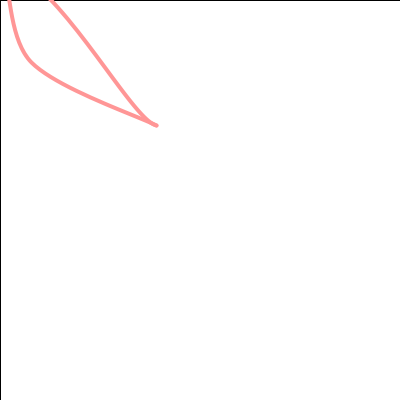
Frame 1 (no input)
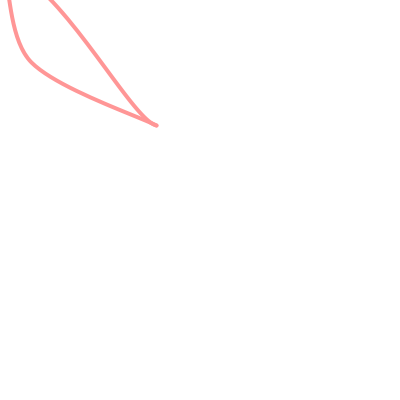
Frame 60 (the mouse pressed at the canvas centre just before this capture)
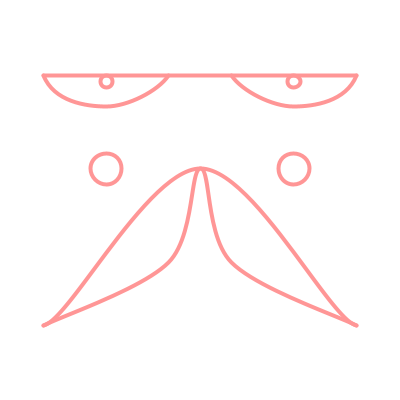
Frame 120 (the mouse held since frame 60 and released just before this capture)

The Processing sketch that drew these frames (run headless with seeded random() and noise(); from frame 60 on, the mouse is pressed at the canvas centre):

// Processing sketch: processing_87327
// ── processing_87327.pde

float x, y, wd, ht;

void setup() {
  size(400, 400);
  background(255);
  smooth();
  x = 200;
  y = 200;
  wd = 250;
  ht = 250;
}

void draw() {
  fill(255);
  rect(0, 0, width, height);
  figure(mouseX, mouseY, wd, ht);
}

void keyPressed() {
  if (key == 'a') {
    wd = wd + (wd / 2);
  }
  if (key == 's') {
    wd = wd - (wd / 2);
  }
  if (key == 'z') {
    ht = ht + (ht / 2);
  }
  if (key == 'x') {
    ht = ht - (ht / 2);
  }
}

void figure (float fx, float fy, float fwd, float fht) {
  
  strokeWeight(4);
  stroke(255, 150, 150);
  noFill();
    
    // Left Lens
    beginShape();
    curveVertex(fx - (fwd * .125), fy - (fht * .75));
    
    curveVertex(fx - (fwd * .125), fy - (fht * .5));
    curveVertex(fx - (fwd * .375), fy - (fht * .375));
    curveVertex(fx - (fwd * .625), fy - (fht * .5));
    
    curveVertex(fx - (fwd * .625), fy - fht);
    endShape();
     
    // Right Lens
    beginShape();
    curveVertex(fx + (fwd * .125), fy - (fht * .75));
    
    curveVertex(fx + (fwd * .125), fy - (fht * .5));
    curveVertex(fx + (fwd * .375), fy - (fht * .375));
    curveVertex(fx + (fwd * .625), fy - (fht * .5));
    
    curveVertex(fx + (fwd * .625), fy - fht);
    endShape();
      
    // Glasses Top
    beginShape();
    curveVertex(fx - (fwd * .625), fy - (fht * .5));
    
    curveVertex(fx - (fwd * .625), fy - (fht * .5));
    curveVertex(fx + (fwd * .625), fy - (fht * .5));
    
    curveVertex(fx + (fwd * .625), fy - (fht * .5));
    endShape();
      
  // Glasses End
    
  // Moustache
   
    // Top Curve
    beginShape();
    curveVertex(fx - (fwd * .625), fy);
    
    curveVertex(fx - (fwd * .625), fy + (fht * .5));
    curveVertex(fx, fy - (fht * .125));
    curveVertex(fx + (fwd * .625), fy + (fht * .5));
    
    curveVertex(fx + (fwd * .625), fy);
    endShape(); 
  
    // Bottom Curve
    beginShape();
    curveVertex(fx - (fwd * .625), fy + (fht * .5));
    
    curveVertex(fx - (fwd * .625), fy + (fht * .5));
    curveVertex(fx - (fwd * .125), fy + (fht * .25));
    curveVertex(fx, fy - (fht * .125));
    curveVertex(fx + (fwd * .125), fy + (fht * .25));
    curveVertex(fx + (fwd * .625), fy + (fht * .5));
    
    curveVertex(fx + (fwd * .625), fy + (fht * .5));
    endShape(); 
    
  // Cheeks
  ellipse(fx - (fwd * .375), fy - (fht * .125), fwd * .125, fht * .125);
  ellipse(fx + (fwd * .375), fy - (fht * .125), fwd * .125, fht * .125);
  
  // Eyes
  ellipse(fx - (fwd * .375), (fy - (fht * .5)) + (fht * .025), fwd * .05, fht * .05);
  ellipse(fx + (fwd * .375), (fy - (fht * .5)) + (fht * .025), fwd * .05, fht * .05);
  
  noStroke();
}
